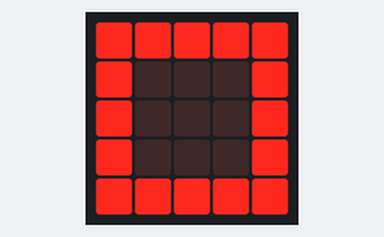
The program below on a simulated BBC micro:bit (MakeCode). On the bench: the board's 5×5 LED display. Random numbers come from a fixed seed.

Above: at 0.1 s.
At 19.4 s:
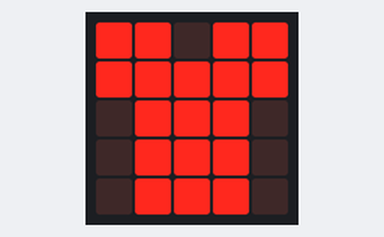
At 38.8 s:
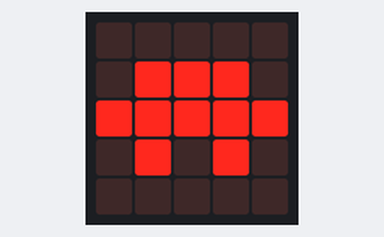

Measured:
- what the display in image 1 shows lasts 0.8 s, from 19.3 s to 20.1 s

The program:

main.ts
```typescript
let Bild = 0
let Zufallszahl = 0
/**
 * Aufgabe 3
 *
 * Aus drei verschiedenen Symbolen sollte eines zufällig ausgewählt werden. Dieses Symbol sollte danach zufällig oft blinken.
 *
 * Frage: Wieviele Variablen brauchen wir?
 *
 * Wie wählen wir zufällig ein Symbol?
 *
 * Wie stellen wir sicher, dass zufällig häufig dieses Symbol dann geblinkt wird?
 */
/**
 * Arrey mit 5*5 dunkeln LED zur Erzeugung der  Blink-Pausen von 200ms
 */
/**
 * Arrey mit 5*5 dunkeln LED zur Erzeugung der  Blink-Pausen von 200ms
 */
basic.forever(function () {
    Bild = randint(1, 3)
    Zufallszahl = randint(1, 4)
    if (Bild == 1) {
        for (let index = 0; index < Zufallszahl; index++) {
            basic.showIcon(IconNames.Square)
            basic.pause(200)
            basic.showLeds(`
                . . . . .
                . . . . .
                . . . . .
                . . . . .
                . . . . .
                `)
        }
    }
    if (Bild == 2) {
        for (let index = 0; index < Zufallszahl; index++) {
            basic.showIcon(IconNames.Tortoise)
            basic.pause(200)
            basic.showLeds(`
                . . . . .
                . . . . .
                . . . . .
                . . . . .
                . . . . .
                `)
        }
    }
    if (Bild == 3) {
        for (let index = 0; index < Zufallszahl; index++) {
            basic.showIcon(IconNames.TShirt)
            basic.pause(200)
            basic.showLeds(`
                . . . . .
                . . . . .
                . . . . .
                . . . . .
                . . . . .
                `)
        }
    }
})
```

test.ts
```typescript
// Hier kann man Tests durchführen; diese Datei wird nicht kompiliert, wenn dieses Paket als Erweiterung verwendet wird.
```
